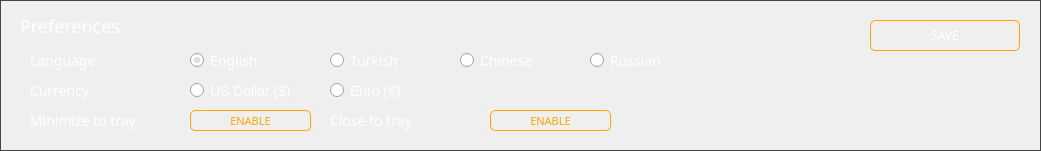
      <widget class="QGroupBox" name="groupBox_9">
       <property name="geometry">
        <rect>
         <x>0</x>
         <y>275</y>
         <width>1041</width>
         <height>151</height>
        </rect>
       </property>
       <property name="styleSheet">
        <string notr="true">border: 1px solid #444;</string>
       </property>
       <property name="title">
        <string/>
       </property>
       <widget class="QLabel" name="label_30">
        <property name="geometry">
         <rect>
          <x>20</x>
          <y>10</y>
          <width>311</width>
          <height>31</height>
         </rect>
        </property>
        <property name="font">
         <font>
          <family>Poppins</family>
          <pointsize>-1</pointsize>
         </font>
        </property>
        <property name="styleSheet">
         <string notr="true">color: #fff; 
font-size: 18px;
font-family: 'Poppins'; border: 0px;</string>
        </property>
        <property name="text">
         <string>Preferences</string>
        </property>
        <property name="alignment">
         <set>Qt::AlignLeading|Qt::AlignLeft|Qt::AlignVCenter</set>
        </property>
       </widget>
       <widget class="QLabel" name="label_34">
        <property name="geometry">
         <rect>
          <x>30</x>
          <y>50</y>
          <width>151</width>
          <height>21</height>
         </rect>
        </property>
        <property name="font">
         <font>
          <family>Poppins</family>
          <pointsize>-1</pointsize>
         </font>
        </property>
        <property name="styleSheet">
         <string notr="true">color: #fff; 
font-size: 14px;
font-family: 'Poppins'; border: 0px;</string>
        </property>
        <property name="text">
         <string>Language</string>
        </property>
        <property name="alignment">
         <set>Qt::AlignLeading|Qt::AlignLeft|Qt::AlignVCenter</set>
        </property>
       </widget>
       <widget class="QLabel" name="label_35">
        <property name="geometry">
         <rect>
          <x>30</x>
          <y>80</y>
          <width>151</width>
          <height>21</height>
         </rect>
        </property>
        <property name="font">
         <font>
          <family>Poppins</family>
          <pointsize>-1</pointsize>
         </font>
        </property>
        <property name="styleSheet">
         <string notr="true">color: #fff; 
font-size: 14px;
font-family: 'Poppins'; border: 0px;</string>
        </property>
        <property name="text">
         <string>Currency</string>
        </property>
        <property name="alignment">
         <set>Qt::AlignLeading|Qt::AlignLeft|Qt::AlignVCenter</set>
        </property>
       </widget>
       <widget class="QRadioButton" name="m_usd">
        <property name="geometry">
         <rect>
          <x>190</x>
          <y>80</y>
          <width>121</width>
          <height>21</height>
         </rect>
        </property>
        <property name="styleSheet">
         <string notr="true">color: #fff; 
font-size: 14px;
font-family: 'Poppins'; border: 0px;</string>
        </property>
        <property name="text">
         <string>US Dollar ($)</string>
        </property>
        <attribute name="buttonGroup">
         <string notr="true">buttonGroup_2</string>
        </attribute>
       </widget>
       <widget class="QRadioButton" name="m_eur">
        <property name="geometry">
         <rect>
          <x>330</x>
          <y>80</y>
          <width>121</width>
          <height>21</height>
         </rect>
        </property>
        <property name="styleSheet">
         <string notr="true">color: #fff; 
font-size: 14px;
font-family: 'Poppins'; border: 0px;</string>
        </property>
        <property name="text">
         <string>Euro (€)</string>
        </property>
        <attribute name="buttonGroup">
         <string notr="true">buttonGroup_2</string>
        </attribute>
       </widget>
       <widget class="QRadioButton" name="m_chinese">
        <property name="geometry">
         <rect>
          <x>460</x>
          <y>50</y>
          <width>121</width>
          <height>21</height>
         </rect>
        </property>
        <property name="font">
         <font>
          <family>Poppins</family>
          <pointsize>-1</pointsize>
         </font>
        </property>
        <property name="styleSheet">
         <string notr="true">color: #fff; 
font-size: 14px;
font-family: 'Poppins'; border: 0px;</string>
        </property>
        <property name="text">
         <string>Chinese</string>
        </property>
        <property name="icon">
         <iconset resource="../../resources.qrc">
          <normaloff>:/images/images/cn.png</normaloff>:/images/images/cn.png</iconset>
        </property>
        <property name="checked">
         <bool>false</bool>
        </property>
        <attribute name="buttonGroup">
         <string notr="true">buttonGroup</string>
        </attribute>
       </widget>
       <widget class="QRadioButton" name="m_english">
        <property name="geometry">
         <rect>
          <x>190</x>
          <y>50</y>
          <width>121</width>
          <height>21</height>
         </rect>
        </property>
        <property name="font">
         <font>
          <family>Poppins</family>
          <pointsize>-1</pointsize>
         </font>
        </property>
        <property name="styleSheet">
         <string notr="true">color: #fff; 
font-size: 14px;
font-family: 'Poppins'; border: 0px;</string>
        </property>
        <property name="text">
         <string>English</string>
        </property>
        <property name="icon">
         <iconset resource="../../resources.qrc">
          <normaloff>:/images/images/en.png</normaloff>:/images/images/en.png</iconset>
        </property>
        <property name="checked">
         <bool>true</bool>
        </property>
        <attribute name="buttonGroup">
         <string notr="true">buttonGroup</string>
        </attribute>
       </widget>
       <widget class="QRadioButton" name="m_russian">
        <property name="geometry">
         <rect>
          <x>590</x>
          <y>50</y>
          <width>121</width>
          <height>21</height>
         </rect>
        </property>
        <property name="font">
         <font>
          <family>Poppins</family>
          <pointsize>-1</pointsize>
         </font>
        </property>
        <property name="styleSheet">
         <string notr="true">color: #fff; 
font-size: 14px;
font-family: 'Poppins'; border: 0px;</string>
        </property>
        <property name="text">
         <string>Russian</string>
        </property>
        <property name="icon">
         <iconset resource="../../resources.qrc">
          <normaloff>:/images/images/ru.png</normaloff>:/images/images/ru.png</iconset>
        </property>
        <property name="checked">
         <bool>false</bool>
        </property>
        <attribute name="buttonGroup">
         <string notr="true">buttonGroup</string>
        </attribute>
       </widget>
       <widget class="QRadioButton" name="m_turkish">
        <property name="geometry">
         <rect>
          <x>330</x>
          <y>50</y>
          <width>121</width>
          <height>21</height>
         </rect>
        </property>
        <property name="font">
         <font>
          <family>Poppins</family>
          <pointsize>-1</pointsize>
         </font>
        </property>
        <property name="styleSheet">
         <string notr="true">color: #fff; 
font-size: 14px;
font-family: 'Poppins'; border: 0px;</string>
        </property>
        <property name="text">
         <string>Turkish</string>
        </property>
        <property name="icon">
         <iconset resource="../../resources.qrc">
          <normaloff>:/images/images/tr.png</normaloff>:/images/images/tr.png</iconset>
        </property>
        <property name="checked">
         <bool>false</bool>
        </property>
        <attribute name="buttonGroup">
         <string notr="true">buttonGroup</string>
        </attribute>
       </widget>
       <widget class="QPushButton" name="m_saveLanguageButton">
        <property name="geometry">
         <rect>
          <x>870</x>
          <y>20</y>
          <width>150</width>
          <height>31</height>
         </rect>
        </property>
        <property name="minimumSize">
         <size>
          <width>150</width>
          <height>30</height>
         </size>
        </property>
        <property name="maximumSize">
         <size>
          <width>150</width>
          <height>31</height>
         </size>
        </property>
        <property name="font">
         <font>
          <family>Poppins</family>
          <pointsize>-1</pointsize>
         </font>
        </property>
        <property name="styleSheet">
         <string notr="true">QPushButton#m_saveLanguageButton
{
    color: #fff;
    border: 1px solid orange;
    font-size: 12px;
    border-radius: 5px;
    font-family: 'Poppins';
}

QPushButton#m_saveLanguageButton:hover
{
    color: orange;
    border: 1px solid orange;
    font-size: 12px;
    border-radius: 5px;
    font-family: 'Poppins';
}</string>
        </property>
        <property name="text">
         <string>SAVE</string>
        </property>
       </widget>
       <widget class="QLabel" name="label_44">
        <property name="geometry">
         <rect>
          <x>30</x>
          <y>110</y>
          <width>151</width>
          <height>21</height>
         </rect>
        </property>
        <property name="font">
         <font>
          <family>Poppins</family>
          <pointsize>-1</pointsize>
         </font>
        </property>
        <property name="styleSheet">
         <string notr="true">color: #fff; 
font-size: 14px;
font-family: 'Poppins'; border: 0px;</string>
        </property>
        <property name="text">
         <string>Minimize to tray</string>
        </property>
        <property name="alignment">
         <set>Qt::AlignLeading|Qt::AlignLeft|Qt::AlignVCenter</set>
        </property>
       </widget>
       <widget class="QPushButton" name="m_minToTrayButton">
        <property name="geometry">
         <rect>
          <x>190</x>
          <y>110</y>
          <width>121</width>
          <height>21</height>
         </rect>
        </property>
        <property name="minimumSize">
         <size>
          <width>100</width>
          <height>21</height>
         </size>
        </property>
        <property name="maximumSize">
         <size>
          <width>180</width>
          <height>35</height>
         </size>
        </property>
        <property name="font">
         <font>
          <family>Poppins</family>
          <pointsize>-1</pointsize>
         </font>
        </property>
        <property name="styleSheet">
         <string notr="true">QPushButton#m_minToTrayButton
{
    color: orange; ;
    border: 1px solid orange;
    font-size: 11px;
    border-radius: 5px; font-family: 'Poppins';
}

QPushButton#m_minToTrayButton:hover
{
    color:#FFD700; ;
    border: 1px solid orange;
    font-size: 11px;
    border-radius: 5px;
    font-family: 'Poppins';
}</string>
        </property>
        <property name="text">
         <string>ENABLE</string>
        </property>
       </widget>
       <widget class="QLabel" name="label_45">
        <property name="geometry">
         <rect>
          <x>330</x>
          <y>110</y>
          <width>151</width>
          <height>21</height>
         </rect>
        </property>
        <property name="font">
         <font>
          <family>Poppins</family>
          <pointsize>-1</pointsize>
         </font>
        </property>
        <property name="styleSheet">
         <string notr="true">color: #fff; 
font-size: 14px;
font-family: 'Poppins'; border: 0px;</string>
        </property>
        <property name="text">
         <string>Close to tray</string>
        </property>
        <property name="alignment">
         <set>Qt::AlignLeading|Qt::AlignLeft|Qt::AlignVCenter</set>
        </property>
       </widget>
       <widget class="QPushButton" name="m_closeToTrayButton">
        <property name="geometry">
         <rect>
          <x>490</x>
          <y>110</y>
          <width>121</width>
          <height>21</height>
         </rect>
        </property>
        <property name="minimumSize">
         <size>
          <width>100</width>
          <height>21</height>
         </size>
        </property>
        <property name="maximumSize">
         <size>
          <width>180</width>
          <height>35</height>
         </size>
        </property>
        <property name="font">
         <font>
          <family>Poppins</family>
          <pointsize>-1</pointsize>
         </font>
        </property>
        <property name="styleSheet">
         <string notr="true">QPushButton#m_closeToTrayButton
{
    color: orange; ;
    border: 1px solid orange;
    font-size: 11px;
    border-radius: 5px; font-family: 'Poppins';
}

QPushButton#m_closeToTrayButton:hover
{
    color:#FFD700; ;
    border: 1px solid orange;
    font-size: 11px;
    border-radius: 5px;
    font-family: 'Poppins';
}</string>
        </property>
        <property name="text">
         <string>ENABLE</string>
        </property>
       </widget>
      </widget>
